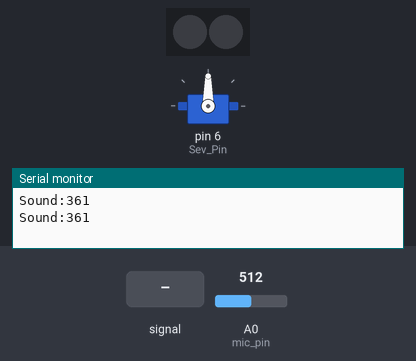
This sketch was run on a simulated Arduino Uno, built with avr-gcc and run on an emulated ATmega328P. Shown: servo, 2 RGB LEDs in strip order, left to right, the last lines printed to the serial monitor. The test bench sets the inputs (shaded band); at power-on: A0 (mic_pin) = 512.

Above: at 4.3 s.
4.4 s: A0 (mic_pin) fed a 1000 Hz sine of ±255 counts around its level
At 10.4 s:
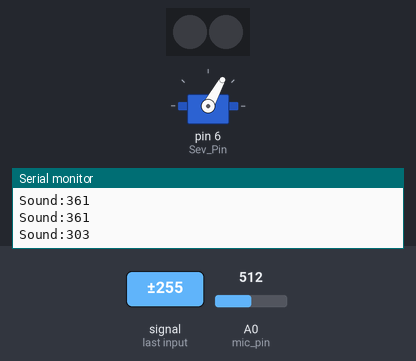
12.0 s: A0 (mic_pin) set to 171
At 17.4 s:
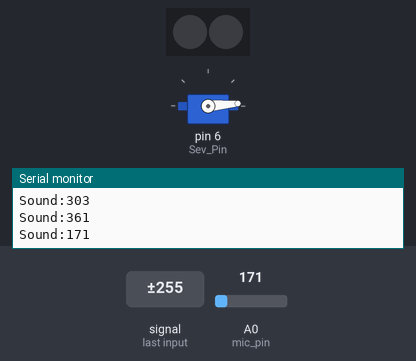
20.6 s: A0 (mic_pin) fed a 200 Hz sine of ±81 counts around its level
At 24.4 s:
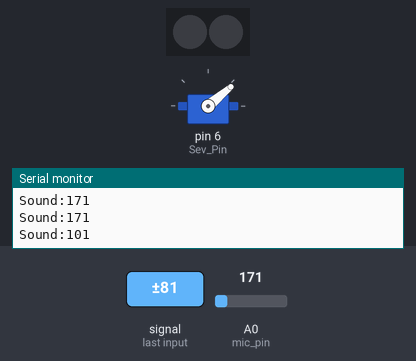
26.0 s: A0 (mic_pin) set to 191
34.6 s: A0 (mic_pin) fed a 200 Hz sine of ±81 counts around its level
At 41.8 s:
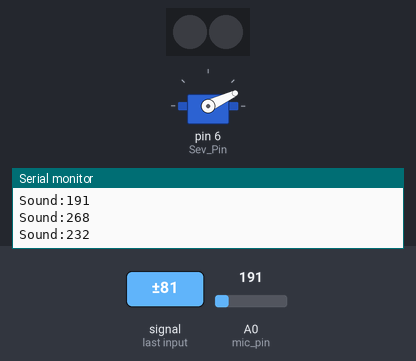
43.2 s: A0 (mic_pin) set to 371
Timing chart, 0 to 47.0 s (numbered marks = the images above; inputs shaded):
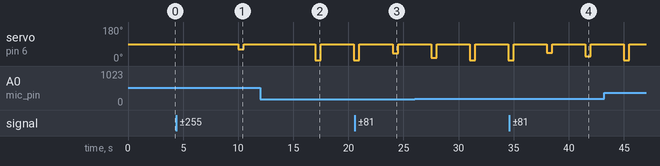

The sketch:

ControlYourVoice.ino
```cpp
#include <Servo.h>  //调用舵机库文件
#include <Adafruit_NeoPixel.h>  //调用LED彩灯的库文件

#define mic_pin A0 //定义光敏传感器引脚为A0
#define Sev_Pin 6
#define PIN 8   //led灯控制引脚
#define PIN_NUM 2  //允许接的led灯的个数


Servo myservo;  //定义舵机名称
Adafruit_NeoPixel ColorLED = Adafruit_NeoPixel(2, 8, NEO_GRB + NEO_KHZ800);
//定义彩灯(8)引脚以及数量(2)
int state; //定义一个整数变量state


void setup() {
  Serial.begin(9600); //设置串口波特率为9600
  pinMode(mic_pin, INPUT); //设置声音传感器引脚为输入状态
  myservo.attach(Sev_Pin);  //设置舵机引脚
  ColorLED.begin();  //设置彩灯初始状态
}

void loop() {
  myservo.write(90);
  state = analogRead(mic_pin); //将光敏传感器引脚的值赋给变量state
  if (state > 361){
    state = 361;
  }
  Serial.print("Sound:"); //在串口监视器里打印文字 Sound：
  Serial.println(state); //在串口监视器里打印变量state的值，并换行
  delay(3000); //延时100毫秒打印
 if (state == 181) { //当sta的值大于200时，亮红灯

    ColorLED.setPixelColor(0, ColorLED.Color(0, 255, 0)); //正确控制音量,亮绿灯
    ColorLED.setPixelColor(1, ColorLED.Color(0, 255, 0));
    ColorLED.show();  //显示彩灯效果
    delay(1000);
  }
  else {
    if (state < 181) {
      ColorLED.setPixelColor(0, ColorLED.Color(0, 0, 255)); //音量太小,亮蓝灯
      ColorLED.setPixelColor(1, ColorLED.Color(0, 0, 255));
      myservo.write((181-state)/2);
      delay(500);
      myservo.write(90);
    }
    else {
      ColorLED.setPixelColor(0, ColorLED.Color(255, 0, 0)); //音量太小,亮红灯
      ColorLED.setPixelColor(1, ColorLED.Color(255, 0, 0));
      myservo.write((state-181)/2);
      delay(500);
      myservo.write(90);
    }
  }
}
```

Measured:
- after the input at 4.4 s, servo on pin 6 (Sev_Pin): 90° → 61° after 5.6 s, → 90° 0.50 s later
- after the input at 12.0 s, servo on pin 6 (Sev_Pin): 90° → 5° after 5.0 s, → 90° 0.50 s later, → 5° 3.0 s later
